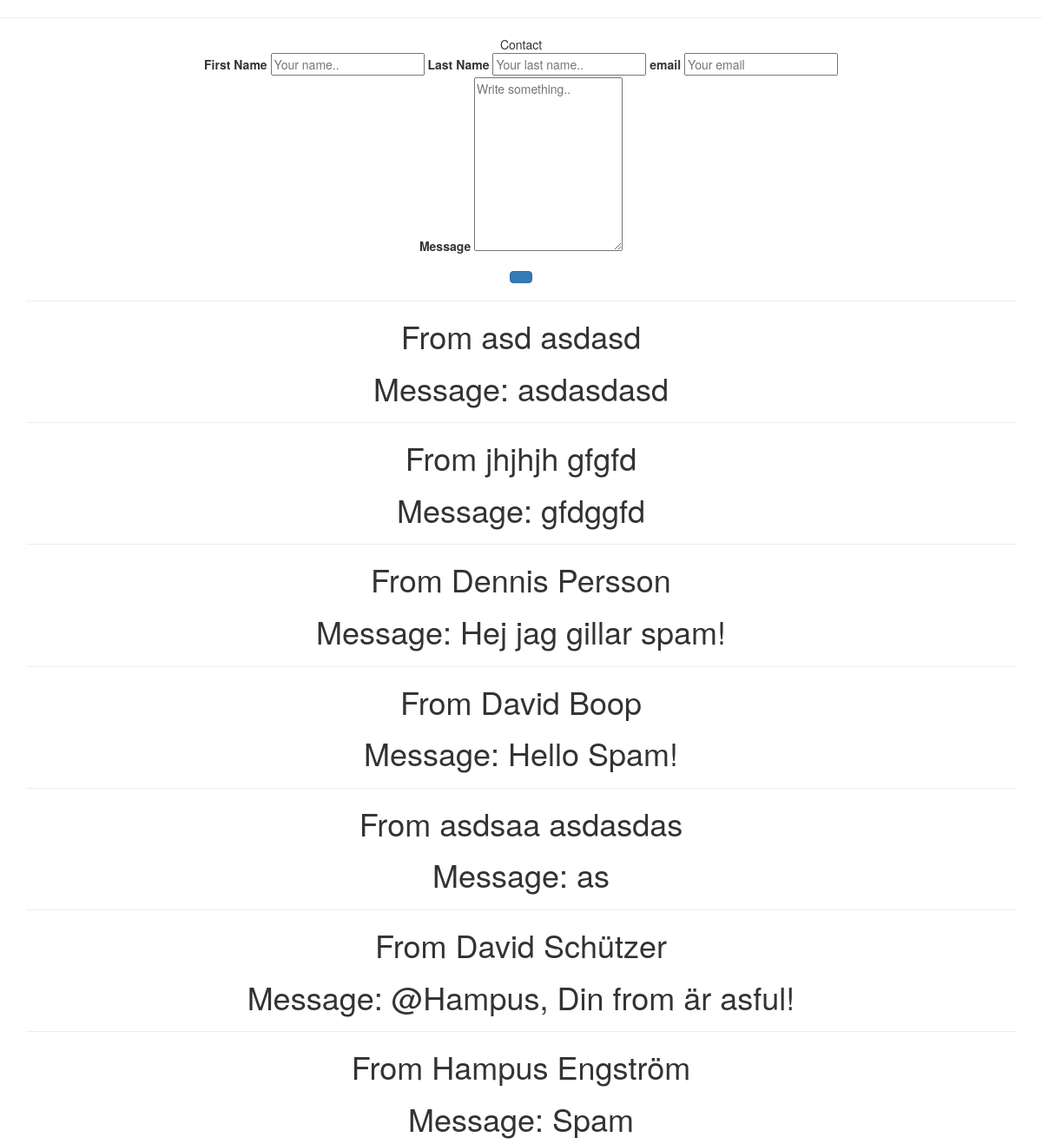
The app's page /contact with its own data.
### server/models.py (models this page shows, shortened)
class Cform(db.Model):
    id = db.Column(db.Integer, primary_key=True)
    firstnamn = db.Column(db.String(128))
    lastname = db.Column(db.String(128))
    email = db.Column(db.String(128))
    msg = db.Column(db.Text)

### server/views.py (the view)
@app.route('/contact')
def contact():
    messages=Cform.query.all()
    return render_template('contact.html', messages=reversed(messages))

### server/templates/contact.html (shortened to what this page needs)
{% extends "base.html" %}
{% block content %}
<div>
    <head>
    </head>
    <header>Contact</header>
    <body>
      <form>
        <label for="fname">First Name</label>
        <input type="text" id="fname" name="firstname" placeholder="Your name..">
        <label for="lname">Last Name</label>
        <input type="text" id="lname" name="lastname" placeholder="Your last name..">
        <label for="email">email</label>
        <input type="text" id="email" name="email" placeholder="Your email">
        <div>
        <label for="message">Message</label>
        <textarea id="message" name="message" placeholder="Write something.." style="height:200px"></textarea>
        </div>
     </form>
     <button class="btn btn-primary" onClick="test()"></button>
     <div>
         {% for message in messages %}
         <hr>
         <h1>  From   {{message.firstnamn}} {{message.lastname}} </h1>
         <h1>  Message:   {{message.msg}} </h1>
         {% endfor %}
     </div>
    <body/>
</div>
{% endblock %}

### server/templates/base.html (shortened to what this page needs)
<html>
  <head>
        <link rel=stylesheet type=text/css href="{{ url_for('static', filename='style.css') }}">
        <link rel="stylesheet" href="https://maxcdn.bootstrapcdn.com/bootstrap/3.3.7/css/bootstrap.min.css">
    </head>
    <body>
    <center>
        <hr>
        <div class="container">
        {% block content %}
        {% endblock %}
        </div>
    </center>
    </body>
</html>

### server/static/style.css (style rules this page uses)
html, body { width: 100%; height: 100%; padding: 0; margin: 0; }

### records on screen
Cform: firstnamn "asd", lastname "asdasd", msg "asdasdasd"
Cform: firstnamn "jhjhjh", lastname "gfgfd", msg "gfdggfd"
Cform: firstnamn "Dennis", lastname "Persson", msg "Hej jag gillar spam!"
Cform: firstnamn "David", lastname "Boop", msg "Hello Spam!"
Cform: firstnamn "asdsaa", lastname "asdasdas", msg "as"
Cform: firstnamn "David", lastname "Schützer", msg "@Hampus, Din from är asful!"
Cform: firstnamn "Hampus", lastname "Engström", msg "Spam"
